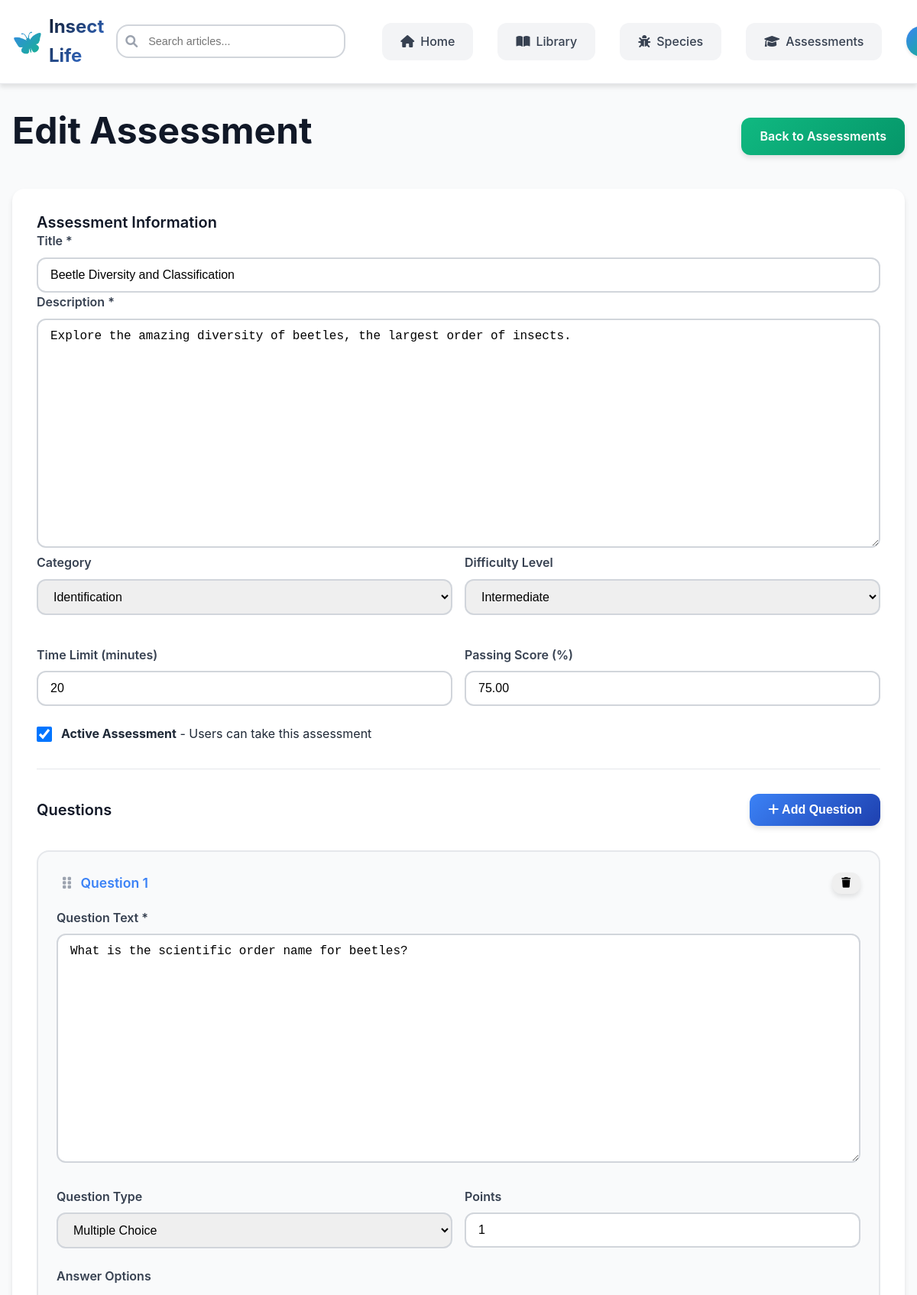
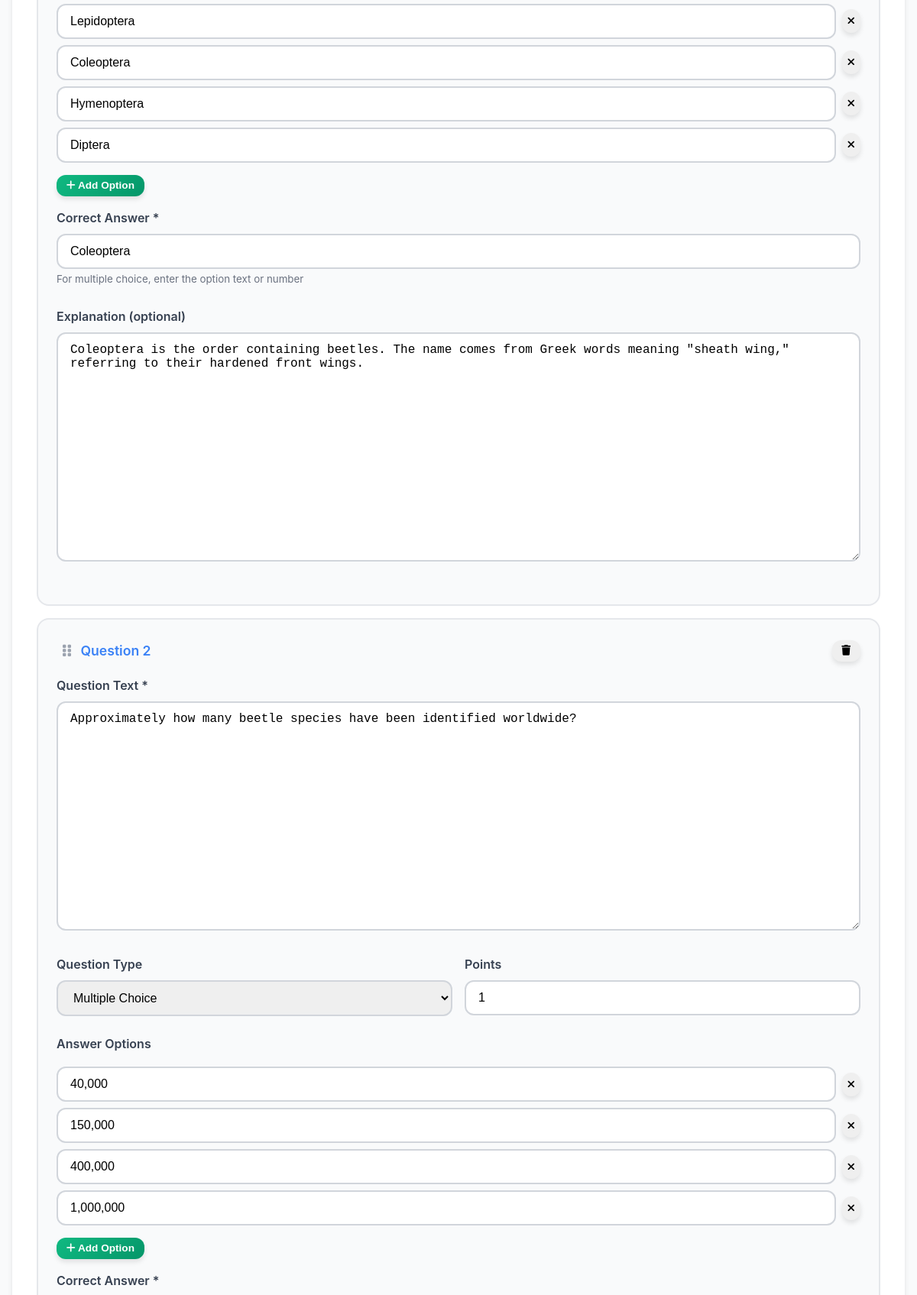
Page /admin/assessment-edit.php?id=82 (signed in, upper part) on the committed database (2 pictures, top to bottom).
### tables this page shows
CREATE TABLE `assessments` (
  `id` int(11) NOT NULL,
  `title` varchar(200) NOT NULL,
  `description` text DEFAULT NULL,
  `category` varchar(50) DEFAULT NULL,
  `difficulty_level` enum('beginner','intermediate','advanced') DEFAULT 'beginner',
  `total_questions` int(11) NOT NULL,
  `question_count` int(11) DEFAULT 0,
  `passing_score` decimal(5,2) DEFAULT 70.00,
  `time_limit` int(11) DEFAULT NULL,
  `badge_id` int(11) DEFAULT NULL,
  `is_active` tinyint(1) DEFAULT 1,
  `created_at` timestamp NOT NULL DEFAULT current_timestamp(),
  `updated_at` timestamp NOT NULL DEFAULT current_timestamp() ON UPDATE current_timestamp()
);

CREATE TABLE `assessment_questions` (
  `id` int(11) NOT NULL,
  `assessment_id` int(11) NOT NULL,
  `question_text` text NOT NULL,
  `question_type` enum('multiple_choice','true_false','short_answer') DEFAULT 'multiple_choice',
  `options` longtext DEFAULT NULL CHECK (json_valid(`options`)),
  `correct_answer` text NOT NULL,
  `explanation` text DEFAULT NULL,
  `points` int(11) DEFAULT 1,
  `question_order` int(11) DEFAULT 1,
  `created_at` timestamp NOT NULL DEFAULT current_timestamp()
);

### admin/assessment-edit.php (the view, shortened to what this page needs)
<?php
$assessment_id = isset($_GET['id']) ? intval($_GET['id']) : 0;
$is_edit = $assessment_id > 0;
$assessment = null;
$questions = [];
if ($is_edit) {
    try {
        $pdo = getDBConnection();
        $stmt = $pdo->prepare("SELECT * FROM assessments WHERE id = ?");
        $stmt->execute([$assessment_id]);
        $assessment = $stmt->fetch();
        if (!$assessment) {
            $error_message = "Assessment not found.";
            $is_edit = false;
        } else {
            $stmt = $pdo->prepare("SELECT * FROM assessment_questions WHERE assessment_id = ? ORDER BY question_order");
            $stmt->execute([$assessment_id]);
            $questions = $stmt->fetchAll();
        }
    } catch (Exception $e) {
        $error_message = "Error loading assessment: " . $e->getMessage();
    }
}
include 'includes/header.php';
?>
<link rel="stylesheet" href="../assets/css/main.css">
<link rel="stylesheet" href="../assets/css/header.css">
<link rel="stylesheet" href="../assets/css/admin.css">
<div class="editor-container">
    <div class="editor-header">
        <h1><?php echo $is_edit ? 'Edit Assessment' : 'Create New Assessment'; ?></h1>
        <a href="assessments.php" class="btn btn-secondary">Back to Assessments</a>
    </div>
    <form method="POST" class="editor-form" id="assessment-form">
        <div class="form-section">
            <h2 class="section-title">Assessment Information</h2>
            <div class="form-group-full">
                <label class="form-label">Title *</label>
                <input type="text" name="title" class="form-control"
                       value="<?php echo htmlspecialchars($assessment['title'] ?? ''); ?>"
                       placeholder="e.g., Introduction to Butterfly Anatomy" required>
            </div>
            <div class="form-group-full">
                <label class="form-label">Description *</label>
                <textarea name="description" class="form-control" rows="3" required><?php echo htmlspecialchars($assessment['description'] ?? ''); ?></textarea>
            </div>
            <div class="form-grid">
                <div class="form-group">
                    <label class="form-label">Category</label>
                    <select name="category" class="form-control">
                        <option value="identification" <?php echo ($assessment['category'] ?? '') === 'identification' ? 'selected' : ''; ?>>Identification</option>
                    </select>
                </div>
                <div class="form-group">
                    <label class="form-label">Difficulty Level</label>
                    <select name="difficulty_level" class="form-control">
                        <option value="intermediate" <?php echo ($assessment['difficulty_level'] ?? '') === 'intermediate' ? 'selected' : ''; ?>>Intermediate</option>
                    </select>
                </div>
                <div class="form-group">
                    <label class="form-label">Time Limit (minutes)</label>
                    <input type="number" name="time_limit" class="form-control"
                           value="<?php echo htmlspecialchars($assessment['time_limit'] ?? '30'); ?>" min="1" required>
                </div>
                <div class="form-group">
                    <label class="form-label">Passing Score (%)</label>
                    <input type="number" name="passing_score" class="form-control"
                           value="<?php echo htmlspecialchars($assessment['passing_score'] ?? '70'); ?>"
                           min="0" max="100" step="0.1" required>
                </div>
            </div>
            <div class="form-group-full">
                <div style="display: flex; align-items: center; gap: 0.75rem;">
                    <input type="checkbox" name="is_active" id="is_active"
                           style="width: 20px; height: 20px;"
                           <?php echo ($assessment['is_active'] ?? 1) ? 'checked' : ''; ?>>
                    <label for="is_active" style="margin: 0; cursor: pointer;">
                        <strong>Active Assessment</strong> - Users can take this assessment
                    </label>
                </div>
            </div>
        </div>
        <div class="form-section">
            <div style="display: flex; justify-content: space-between; align-items: center; margin-bottom: 1rem;">
                <h2 class="section-title" style="margin: 0;">Questions</h2>
                <button type="button" class="btn btn-primary" onclick="addQuestion()">
                    <i class="fas fa-plus"></i> Add Question
                </button>
            </div>
            <div class="questions-container" id="questions-container">
                <?php if (!empty($questions)): ?>
                    <?php foreach ($questions as $index => $question): ?>
                        <?php
                        $options = json_decode($question['options'], true) ?? [];
                        ?>
                        <div class="question-card" data-index="<?php echo $index; ?>">
                            <div class="question-header">
                                <span class="question-number">
                                    <i class="fas fa-grip-vertical drag-handle"></i>
                                    Question <?php echo $index + 1; ?>
                                </span>
                                <div class="question-actions">
                                    <button type="button" class="btn btn-sm btn-danger" onclick="removeQuestion(this)">
                                        <i class="fas fa-trash"></i>
                                    </button>
                                </div>
                            </div>
                            <div class="form-group">
                                <label class="form-label">Question Text *</label>
                                <textarea name="questions[<?php echo $index; ?>][question_text]" class="form-control" rows="2" required><?php echo htmlspecialchars($question['question_text']); ?></textarea>
                            </div>
                            <div class="form-grid">
                                <div class="form-group">
                                    <label class="form-label">Question Type</label>
                                    <select name="questions[<?php echo $index; ?>][question_type]" class="form-control question-type-select" onchange="toggleOptions(this)">
                                        <option value="multiple_choice" <?php echo $question['question_type'] === 'multiple_choice' ? 'selected' : ''; ?>>Multiple Choice</option>
                                    </select>
                                </div>
                                <div class="form-group">
                                    <label class="form-label">Points</label>
                                    <input type="number" name="questions[<?php echo $index; ?>][points]" class="form-control"
                                           value="<?php echo $question['points']; ?>" min="1" required>
                                </div>
                            </div>
                            <div class="options-section" style="<?php echo $question['question_type'] !== 'multiple_choice' ? 'display: none;' : ''; ?>">
                                <label class="form-label">Answer Options</label>
                                <div class="options-list">
                                    <?php foreach ($options as $opt_index => $option): ?>
                                        <div class="option-item">
                                            <input type="text" name="questions[<?php echo $index; ?>][options][]"
                                                   class="form-control" value="<?php echo htmlspecialchars($option); ?>"
                                                   placeholder="Option <?php echo $opt_index + 1; ?>">
                                            <button type="button" class="btn btn-sm btn-danger" onclick="removeOption(this)">
                                                <i class="fas fa-times"></i>
                                            </button>
                                        </div>
                                    <?php endforeach; ?>
                                </div>
                                <button type="button" class="btn btn-sm btn-secondary add-option-btn" onclick="addOption(this)">
                                    <i class="fas fa-plus"></i> Add Option
                                </button>
                            </div>
                            <div class="form-group" style="margin-top: 1rem;">
                                <label class="form-label">Correct Answer *</label>
                                <input type="text" name="questions[<?php echo $index; ?>][correct_answer]"
                                       class="form-control" value="<?php echo htmlspecialchars($question['correct_answer']); ?>"
                                       placeholder="e.g., Option 1, True, or the correct answer" required>
                                <small style="color: var(--gray-500);">For multiple choice, enter the option text or number</small>
                            </div>
                            <div class="form-group">
                                <label class="form-label">Explanation (optional)</label>
                                <textarea name="questions[<?php echo $index; ?>][explanation]" class="form-control" rows="2"
                                          placeholder="Explain why this is the correct answer"><?php echo htmlspecialchars($question['explanation']); ?></textarea>
                            </div>
                        </div>
                    <?php endforeach; ?>
                <?php else: ?>
                    <p style="text-align: center; color: var(--gray-500); padding: 2rem;">
                        No questions yet. Click "Add Question" to create your first question.
                    </p>
                <?php endif; ?>
            </div>
        </div>
    </form>
</div>

### assets/css/main.css (style rules this page uses)
:root { --primary-blue-dark: #1e40af; --primary-blue: #3b82f6; --primary-blue-light: #60a5fa; --secondary-green-dark: #059669; --secondary-green: #10b981; --secondary-green-light: #34d399; --accent-yellow: #fbbf24; --accent-orange: #fb923c; --accent-brown: #92400e; --white: #ffffff; --gray-50: #f9fafb; --gray-100: #f3f4f6; --gray-200: #e5e7eb; --gray-300: #d1d5db; --gray-400: #9ca3af; --gray-500: #6b7280; --gray-600: #4b5563; --gray-700: #374151; --gray-800: #1f2937; --gray-900: #111827; --font-family-primary: 'Inter', 'Segoe UI', Tahoma, Geneva, Verdana, sans-serif; --font-family-secondary: 'Open Sans', Arial, sans-serif; --container-max-width: 1200px; --section-padding: 4rem 2rem; --card-padding: 2rem; --border-radius-sm: 8px; --border-radius-md: 12px; --border-radius-lg: 16px; --border-radius-xl: 20px; --shadow-sm: 0 2px 4px rgba(0, 0, 0, 0.1); --shadow-md: 0 4px 6px rgba(0, 0, 0, 0.1); --shadow-lg: 0 10px 15px rgba(0, 0, 0, 0.1); --shadow-xl: 0 20px 25px rgba(0, 0, 0, 0.15); --transition-fast: 0.2s ease; --transition-normal: 0.3s ease; --transition-slow: 0.5s ease; }
* { margin: 0; padding: 0; box-sizing: border-box; }
html { scroll-behavior: smooth; font-size: 16px; }
body { font-family: var(--font-family-primary); line-height: 1.6; color: var(--gray-800); background: linear-gradient(135deg, var(--primary-blue-light) 0%, var(--secondary-green-light) 100%); min-height: 100vh; }
h1, h2, h3, h4, h5, h6 { font-weight: 700; line-height: 1.2; margin-bottom: 1rem; color: var(--gray-900); }
h1 { font-size: 3rem; }
h2 { font-size: 2.25rem; }
a { color: var(--primary-blue); text-decoration: none; transition: color var(--transition-fast); }
.btn { display: inline-block; padding: 0.75rem 1.5rem; font-size: 1rem; font-weight: 600; text-align: center; text-decoration: none; border: none; border-radius: var(--border-radius-md); cursor: pointer; transition: all var(--transition-fast); box-shadow: var(--shadow-md); }
.btn-primary { background: linear-gradient(135deg, var(--primary-blue) 0%, var(--primary-blue-dark) 100%); color: var(--white); }
.btn-secondary { background: linear-gradient(135deg, var(--secondary-green) 0%, var(--secondary-green-dark) 100%); color: var(--white); }
.form-group { margin-bottom: 1.5rem; }
.form-label { display: block; margin-bottom: 0.5rem; font-weight: 600; color: var(--gray-700); }
.form-control { width: 100%; padding: 0.75rem 1rem; border: 2px solid var(--gray-300); border-radius: var(--border-radius-md); font-size: 1rem; transition: border-color var(--transition-fast); }

### assets/css/admin.css (style rules this page uses)
body { background: var(--gray-50) !important; min-height: 100vh; padding-top: 0 !important; }
.section-title { font-size: 1.25rem; font-weight: 600; color: var(--gray-900); margin-bottom: 0; }
.btn-sm { padding: 0.4rem 0.8rem; font-size: 0.85rem; }
.editor-container { max-width: 1200px; margin: 0 auto; padding: 2rem 1rem; }
.editor-header { display: flex; justify-content: space-between; align-items: center; margin-bottom: 2rem; }
.editor-form { background: white; border-radius: var(--border-radius-lg); box-shadow: var(--shadow-md); padding: 2rem; }
.form-section { margin-bottom: 2rem; }
.form-grid { display: grid; grid-template-columns: 1fr 1fr; gap: 1rem; }
textarea.form-control { min-height: 300px; font-family: 'Courier New', monospace; resize: vertical; }

### rows in the picture
assessments: title "Beetle Diversity and Classification", description "Explore the amazing diversity of beetles, the largest order of insects.", category "Identification", difficulty_level "Intermediate", time_limit "20", passing_score "75.00", is_active "☑"
assessment_questions: question_text "What is the scientific order name for beetles?", question_type "Multiple Choice", points "1", options "Lepidoptera", options "Coleoptera", options "Hymenoptera", options "Diptera", correct_answer "Coleoptera", explanation "Coleoptera is the order containing beetles. The name comes from Greek words meaning \"sheath wing,\" referring to their hardened front wings."
assessment_questions: question_text "Approximately how many beetle species have been identified worldwide?", question_type "Multiple Choice", points "1", options "40,000", options "150,000", options "400,000", options "1,000,000"
